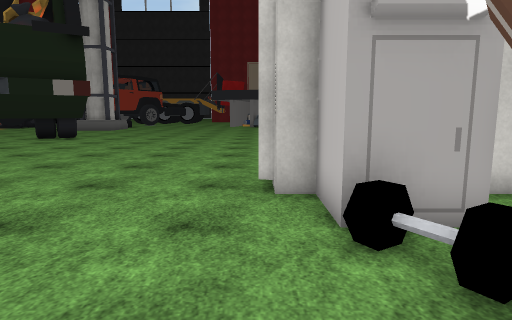
[1] (above)

23 first-person views from a walk through a scene from a Unity 3-D project. The camera is 1.5 m above the floor, tilts 8° down and sees 75° across. Doors are open. The floor is counted in squares, 1 m on a side. Each view is taken from the middle of a square. On the plan, view 1 faces up. The plan holds only what a view shows up to about 15 squares ahead; the rest is blank. The place goes on beyond the plan. The player is left out. Some surface patterns are stand-ins.

[2]
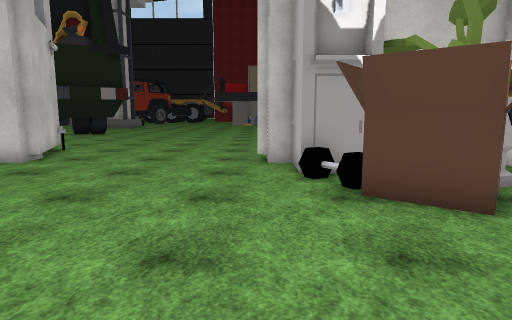

[3]
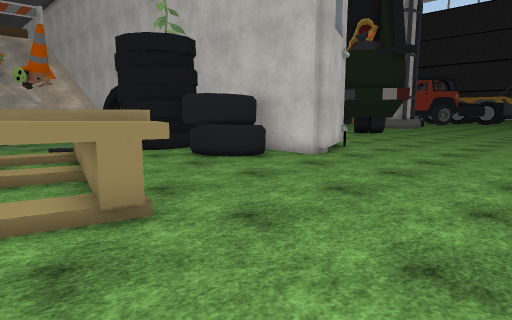

[4]
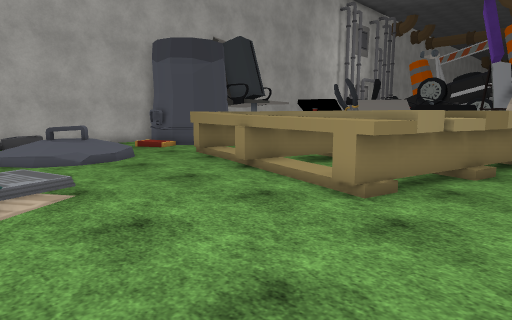

[5]
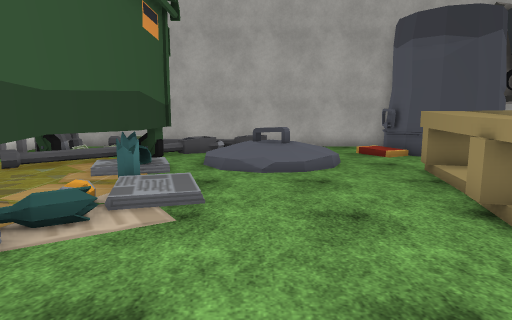

[6]
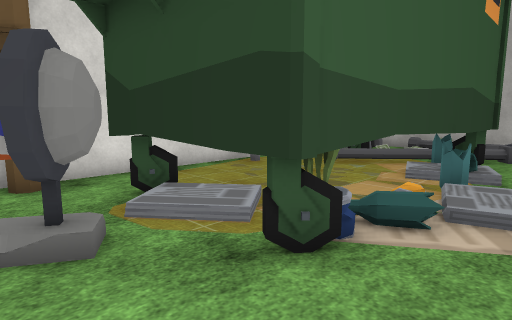

[7]
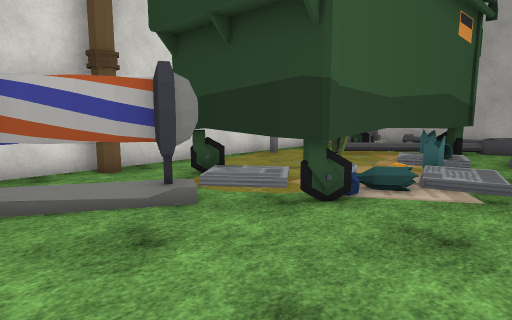

[8]
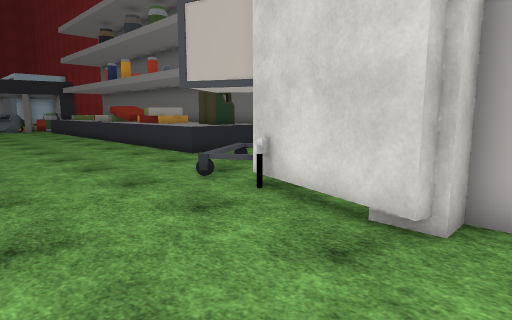

[9]
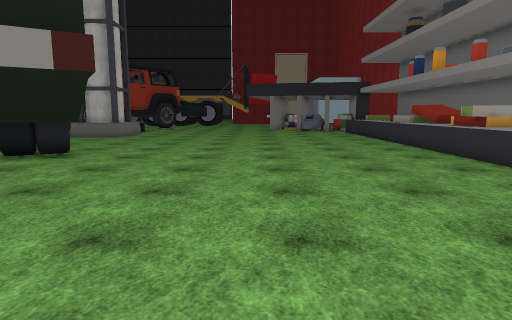

[10]
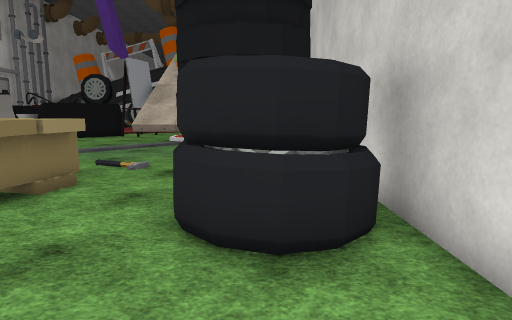

[11]
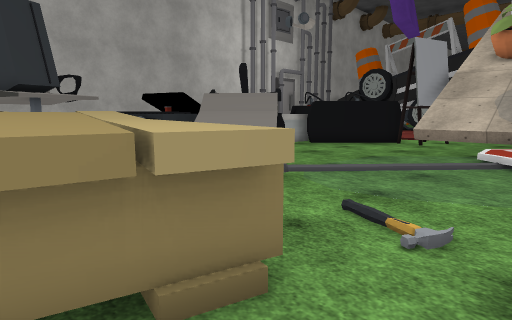

[12]
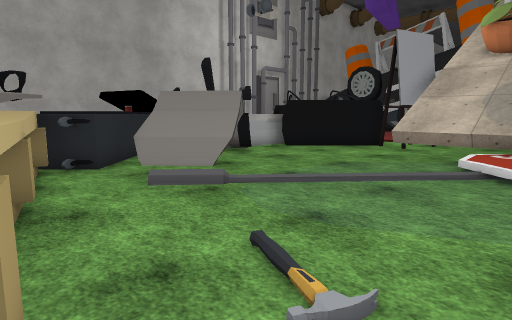

[13]
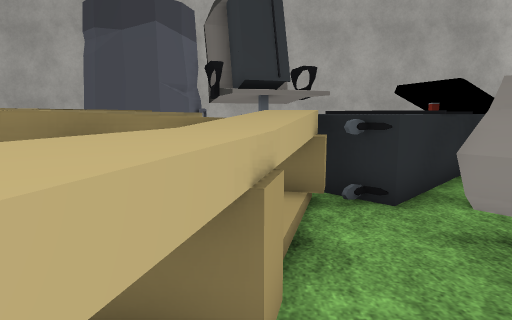

[14]
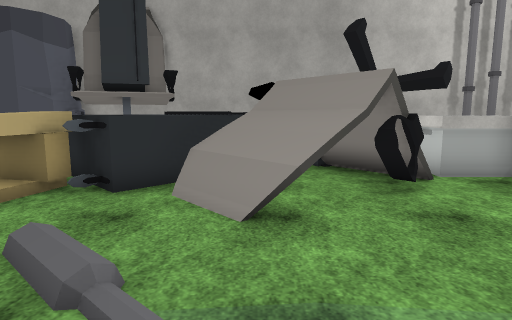

[15]
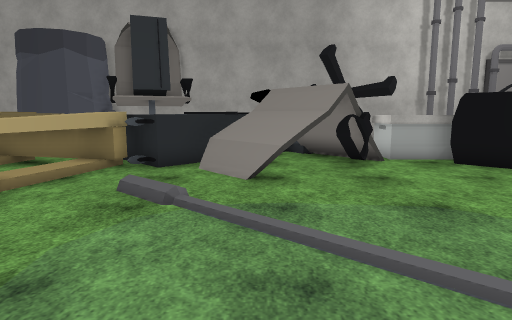

[16]
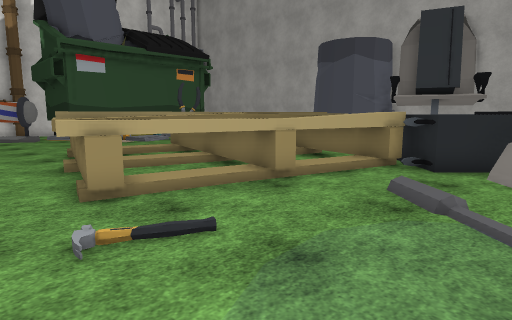

[17]
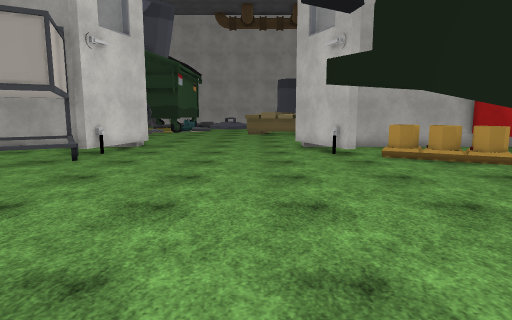

[18]
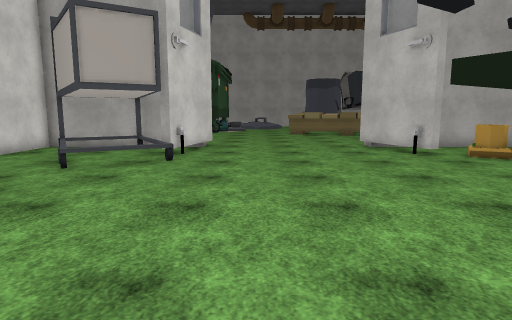

[19]
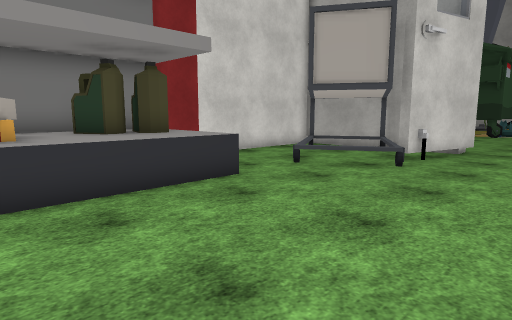

[20]
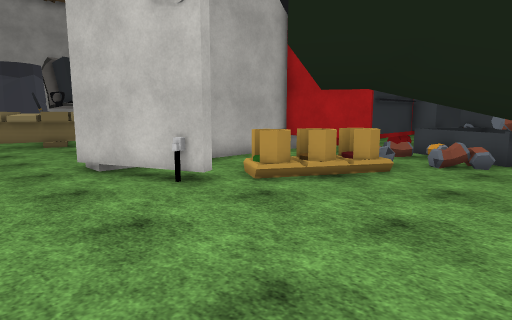

[21]
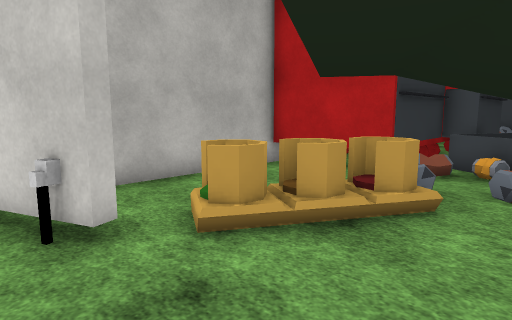

[22]
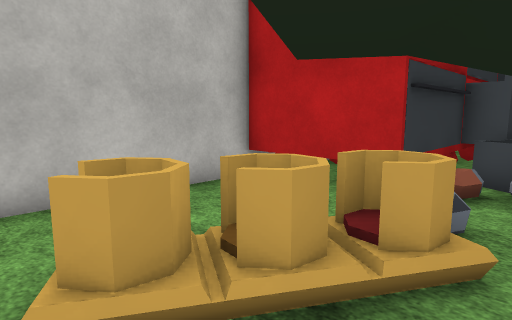

[23]
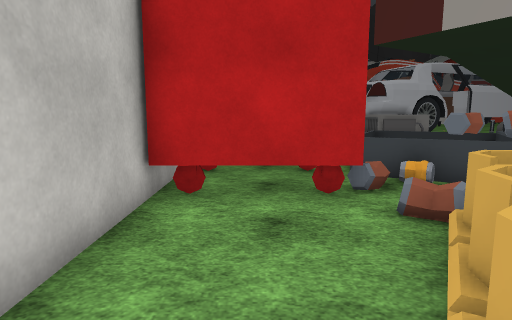

### Floor plan
Key: @ floor where view 1 was taken; # wall or solid block; x gap in a wall; . main floor; : floor 0.25 m higher than the main floor; / step, stairs or slope; = window, fence, low wall or low ledge; ~ liquid the walk can cross; ≈ liquid the walk keeps out of; ^ raised ledge; P plant; T tire; B bottle; I bin; R truck; A box; O other object.
Columns run from 24 left of view 1 to 7 right of it. Each row starts with its distance up from view 1.
 23              ..............^
 22              ..............^OO
 21              ..............^OO
 20             ##.............^^O
 19             ###............^^^^#
 18              ###...........^^^O#
 17              ###...........^^O##
 16      ==        ............^^^^#
 15      =##  #   .................#
 14     ==##### ...................#
 13     =   =##....................#
 12   AAAA#=..=O#..................#
 11      A####=.OOO..........O.....#
 10      AA  A....O.O........O ..O.#
  9          A......#........# ..R.#
  8          A......#........#.R...#
  7        ######## ##......########
  6             ######......##  ####
  5              ###.........## PP
  4            TT###=........O##PP
  3            TT###..........OOPP
  2       .   TT..............O P
  1  :::.......................OO
  0  :://.......^^^#........@...OO.#
 -1 ^...//......^^^^^^##.......OO..#
 -2 ^....//.....^^^^^^#^......OOO..#
 -3 ^....../...^^^^^^ #^.......~~..#
 -4 .......//..^^^#^O #^.....#####.#
 -5 ...........^^###^#^^.....##   ~#
 -6 .....OO....^^^^ ^#^#.... #    ~#
 -7 ...OOOOO.#^^^^^  #^..../ #    ~#
 -8 #..OOOOO=##^^^^  #^..... B    ≈#
 -9 AAAOOOO## ##x^  ##^......B    ≈#
-10  AAOOO####       #../  /.#    ≈#
-11   O O######      ...    .##### #
-12      #####O   III...    .#######
-13      O##  OOOII II..    ..    ##
-14      O   OOO I   I..    O. O  O#
-15            O I  II..  O    O .O#
-16     ############################

Where each view was taken, in squares from view 1:
view 1: 0 up, 0 right, facing up
view 2: 4 down, 0 right, facing up
view 3: 4 down, 0 right, facing up-left
view 4: 1 up, 1 right, facing down-left
view 5: 1 down, 2 left, facing down
view 6: 1 down, 1 left, facing down-right
view 7: 1 up, 2 left, facing down-right
view 8: 5 up, 4 left, facing up-right
view 9: 8 up, 4 left, facing up
view 10: 4 up, 5 left, facing left
view 11: 2 up, 10 left, facing down-left
view 12: 2 up, 12 left, facing down-left
view 13: 2 down, 13 left, facing down
view 14: 1 down, 18 left, facing down
view 15: 2 up, 18 left, facing down
view 16: 2 up, 18 left, facing down-right
view 17: 22 up, 5 left, facing down
view 18: 22 up, 2 left, facing down
view 19: 21 up, 3 left, facing down-right
view 20: 16 up, 4 left, facing down-left
view 21: 14 up, 7 left, facing down-left
view 22: 13 up, 9 left, facing down-left
view 23: 9 up, 9 left, facing left
